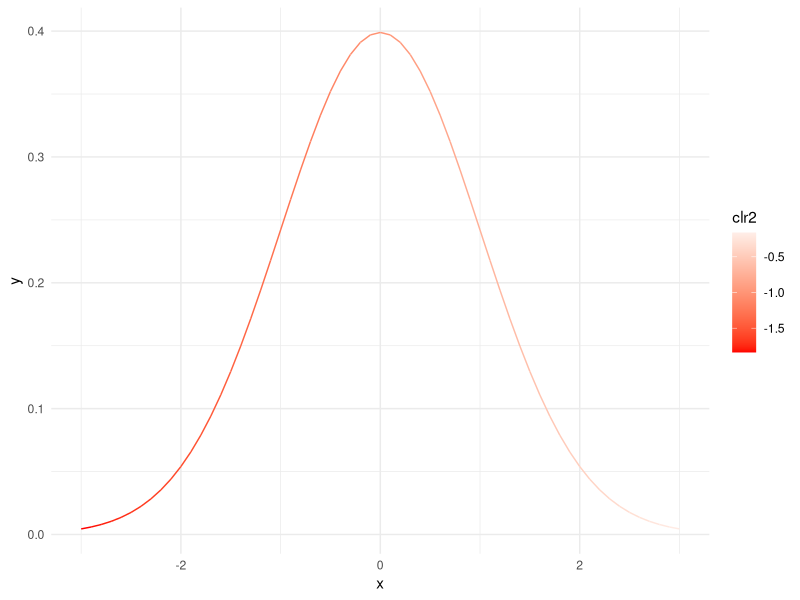
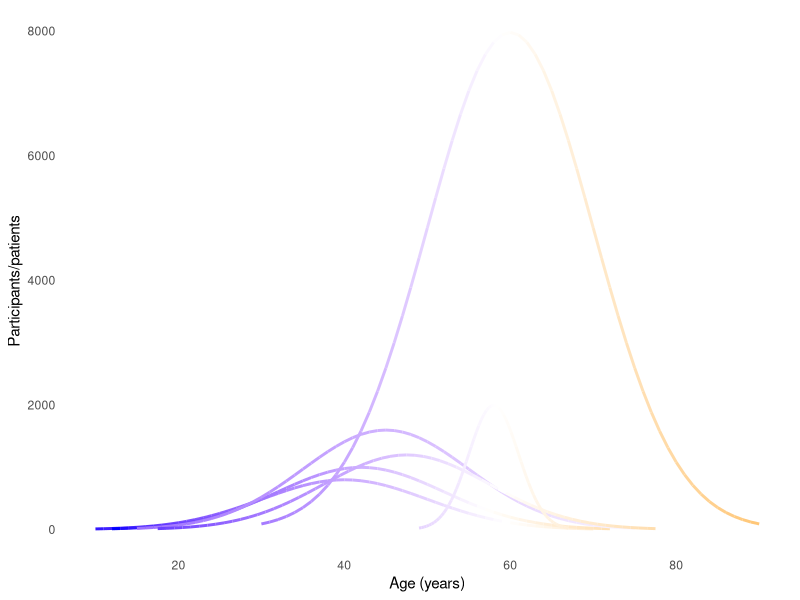
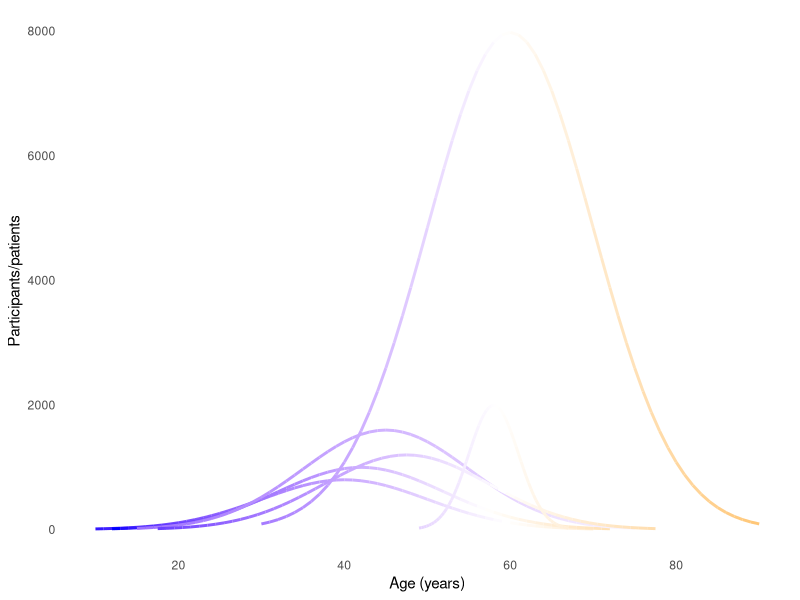

Generate these figures, in order, with R:
library(tidyverse)
set.seed(1234)
MakeDf <- function(m, s, lo, hi){
  a <- seq(-3, 3, 0.1)
  b <- dnorm(a)
  ## transform
  a <- a*s
  a <- a + m
  mydf <- tibble(x = a, y = b)
  mydf <- mydf %>% 
    mutate(clr = seq(from = lo, to = hi, length.out = length(x)))
  mydf
}


mydf <- MakeDf(0, 1, -1, 0.1)

## I think that we want to model an interaction
MyInter <- function(x, multiple = 0.4) {
  -1 + x * (multiple + rnorm(1, mean = 0, sd = 0.1))
}
mydf <- mydf %>% 
  mutate(clr2 = MyInter(x))
mydf$clr %>% range
mydf$clr2 %>% range
a <- ggplot(mydf, aes(x = x, y = y, colour = clr2)) +
  geom_line() +
  scale_color_gradient2(midpoint = 0, low = "red", high = "blue") +
  theme_minimal()
a

# mydf1 <- mydf %>% 
#   mutate(x = x,
#          y = y * 0.2,
#          clr2 = MyInter(x))
# mydf2 <- mydf %>% 
#   mutate(x = x + 1,
#          y = y * 0.5,
#          clr2 = MyInter(x))

fivetrials <- pmap(list(
  c(0, 0.2, 0.5, 0.75, 6),
  c(0.2, 0.25, 0.4, 0.3, 0.5),
  c(1, 1, 1, 1, 0.3)), function(xs, ys, ss) {
                     mydf %>% 
                       mutate(x = x + xs,
                              y = y * ys,
                              x = x*ss,
                              clr2 = MyInter(x, 0.5))
                   })

names(fivetrials) <- seq_along(fivetrials)
fivetrials <- bind_rows(fivetrials, .id = "dataset") %>% 
  mutate(dataset = as.integer(dataset))
obs <- mydf %>% 
  mutate(x = x + 2,
         y = y * 2,
         clr2 = MyInter(x, multiple = 0.6),
         dataset = max(fivetrials$dataset) + 1)

tot <- bind_rows(fivetrials,
                 obs) 
a <- ggplot(tot, aes(x = x, y = y, colour = clr2, group = dataset)) +
  geom_line(linewidth = 1) +
  scale_color_gradient2(midpoint = 0, low = "blue", high = "orange",
                        guide = NULL) +
  theme_minimal() +
  theme(panel.grid = element_blank()) +
  # facet_wrap(~type, ncol = 1) +
  scale_y_continuous("Participants/patients", labels = function(x) round(10000*x)) +
  scale_x_continuous("Age (years)", labels = function(x) x*10 + 40) 
a
png("quickplot.png")
a
dev.off()
